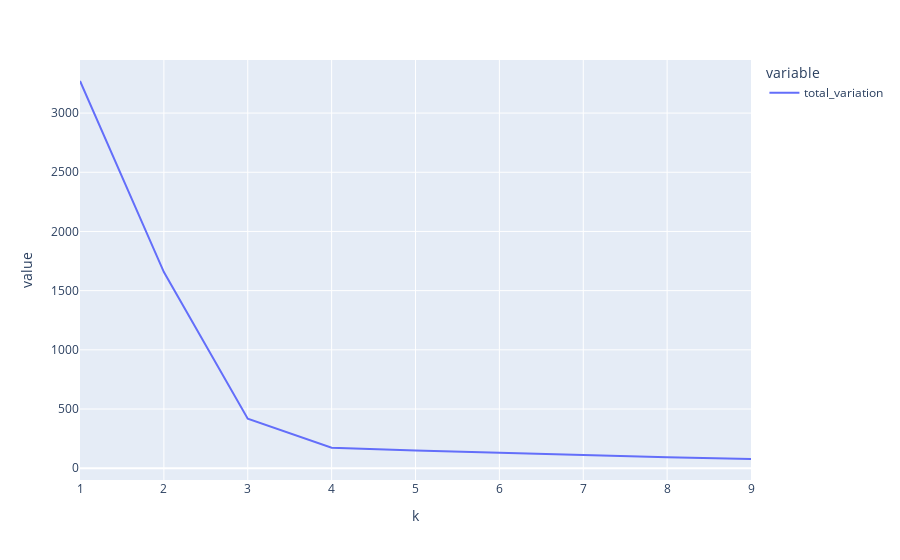

This figure's notebook cell:
### Code cell
px.line(variation_df, x='k',y=['total_variation'])

### Figure 1 — Plotly figure (JSON) as saved in the notebook; plotly's stock layout.template omitted (floating-point values rounded to 4 significant figures)
{"data": [{"hovertemplate": "variable=total_variation<br>k=%{x}<br>value=%{y}<extra></extra>", "legendgroup": "total_variation", "line": {"color": "#636efa", "dash": "solid"}, "marker": {"symbol": "circle"}, "mode": "lines", "name": "total_variation", "orientation": "v", "showlegend": true, "type": "scatter", "x": [1, 2, 3, 4, 5, 6, 7, 8, 9], "xaxis": "x", "y": [3271.0, 1657.0, 419.0, 173.8, 148.8, 128.9, 111.6, 92.72, 77.94], "yaxis": "y"}], "layout": {"autosize": true, "legend": {"title": {"text": "variable"}, "tracegroupgap": 0}, "margin": {"t": 60}, "xaxis": {"anchor": "y", "autorange": true, "domain": [0, 1], "range": [1, 9], "title": {"text": "k"}, "type": "linear"}, "yaxis": {"anchor": "x", "autorange": true, "domain": [0, 1], "range": [-99.45, 3448.0], "title": {"text": "value"}, "type": "linear"}}}
